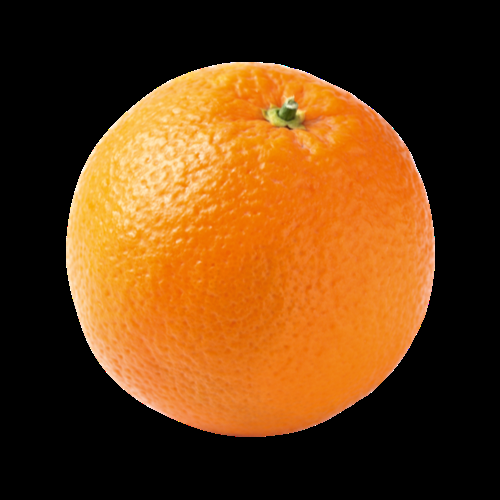
#> input picture orange.png, 500 x 500 px, found by its file name
$ jupyter execute ' Laboratory-Activity-2.ipynb'
#> lines starting #> are read from the running program, lines starting #| are printed output that depends on the picture
<a href="https://colab.research.google.com/github/PatrickAragon/CpE0332.1-1-Elective-3/blob/main/Laboratory%20Activity%202/%20Laboratory-Activity-2.ipynb" target="_parent"></a>

[cell 1]
from google.colab import drive
drive.mount('/content/drive')
import cv2
import numpy as np
import matplotlib.pyplot as plt

# Read an image
img = cv2.imread('/content/drive/MyDrive/Colab/orange.png')
#> img is the input picture: shape (500, 500, 3); mean B, G, R 19.7, 61.5, 104.8

[cell 2]
# Display the image
plt.figure(1)
plt.imshow(cv2.cvtColor(img, cv2.COLOR_BGR2RGB))
plt.title('Original Image')

# Get image dimensions (rows, columns, color channels)
rows, cols, channels = img.shape
#> rows = 500; cols = 500; channels = 3
print(f'Image size: {rows} x {cols} x {channels}')
#| Image size: 500 x 500 x 3

# Check color model (grayscale or RGB)
if channels == 1:
    print('Color Model: Grayscale')
else:
    print('Color Model: RGB')

# Access individual pixels (example: center pixel)
center_row = rows // 2
#> center_row = 250
center_col = cols // 2
#> center_col = 250
center_pixel = img[center_row, center_col]
#> center_pixel = [2, 112, 237]
print(f'Center pixel value: {center_pixel}')
#| Center pixel value: [  2 112 237]

# Basic arithmetic operations (add constant value to all pixels)
brightened_img = cv2.add(img, 50)
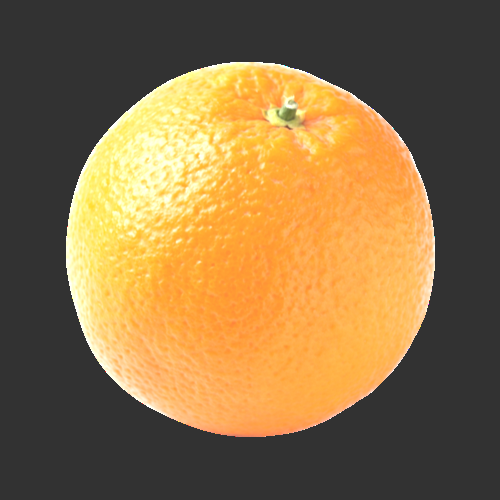
#> brightened_img: shape (500, 500, 3); mean B, G, R 69.7, 111.3, 139.5
plt.figure(2)
plt.imshow(cv2.cvtColor(brightened_img, cv2.COLOR_BGR2RGB))
plt.title('Image Brightened')

# Basic geometric operation (flipping image horizontally)
flipped_img = cv2.flip(img, 1)
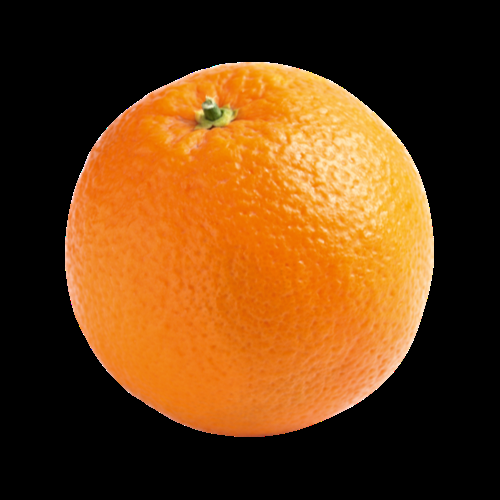
#> flipped_img: shape (500, 500, 3); mean B, G, R 19.7, 61.5, 104.8
plt.figure(3)
plt.imshow(cv2.cvtColor(flipped_img, cv2.COLOR_BGR2RGB))
plt.title('Image Flipped Horizontally')

plt.show()

[cell 3]
# Read an image
img = cv2.imread('/content/drive/MyDrive/Colab/orange.png')

# Convert the image to RGB for display with matplotlib
img_rgb = cv2.cvtColor(img, cv2.COLOR_BGR2RGB)

# Convert the image to red
img_red = img_rgb.copy()
img_red[:, :, 1] = 0  # Remove green channel
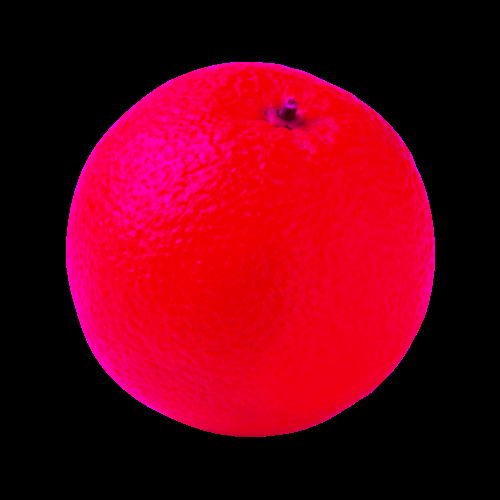
#> img_red: shape (500, 500, 3); mean R, G, B 104.8, 0, 19.7
img_red[:, :, 2] = 0  # Remove blue channel
plt.figure(1)
plt.imshow(img_red)
plt.title('Image in Red')

# Convert the image to blue
img_blue = img_rgb.copy()
img_blue[:, :, 0] = 0  # Remove red channel
img_blue[:, :, 1] = 0  # Remove green channel
plt.figure(2)
plt.imshow(img_blue)
plt.title('Image in Blue')

# Convert the image to green
img_green = img_rgb.copy()
img_green[:, :, 0] = 0  # Remove red channel
img_green[:, :, 2] = 0  # Remove blue channel
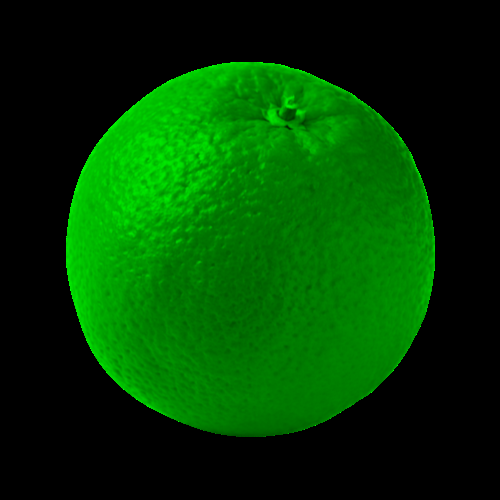
#> img_green: shape (500, 500, 3); mean R, G, B 0, 61.5, 0
plt.figure(3)
plt.imshow(img_green)
plt.title('Image in Green')

# Convert the image to grayscale
img_gray = cv2.cvtColor(img, cv2.COLOR_BGR2GRAY)
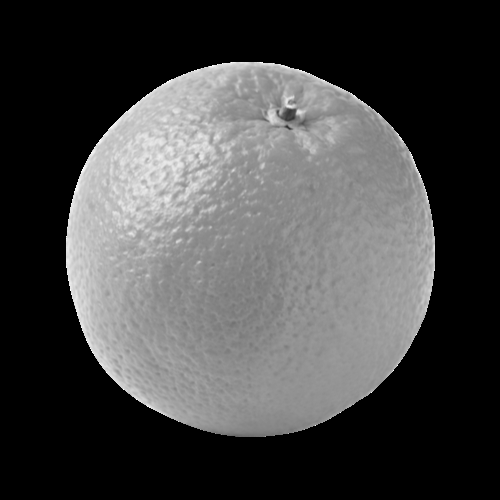
#> img_gray: shape (500, 500); min 0, max 255, mean 69.7
plt.figure(4)
plt.imshow(img_gray, cmap='gray')
plt.title('Image in Gray')

plt.show()

[cell 4]
# Read an image
img = cv2.imread('/content/drive/MyDrive/Colab/orange.png')

# Increase image size 5 times
img = cv2.resize(img, (img.shape[1] * 5, img.shape[0] * 5))
#> img: shape (2500, 2500, 3)

# Display the original image
plt.figure(1)
plt.imshow(cv2.cvtColor(img, cv2.COLOR_BGR2RGB))
plt.title('Original Image')

# Get image dimensions (rows, columns, color channels)
rows, cols, channels = img.shape
#> rows = 2500; cols = 2500
print(f'Image size: {rows} x {cols} x {channels}')
#| Image size: 2500 x 2500 x 3

# Check color model (grayscale or RGB)
if channels == 1:
    print('Color Model: Grayscale')
else:
    print('Color Model: RGB')

# Access individual pixels (example: center pixel)
center_row = rows // 2
#> center_row = 1250
center_col = cols // 2
#> center_col = 1250
center_pixel = img[center_row, center_col]
print(f'Center pixel value: {center_pixel}')
#| Center pixel value: [  2 112 237]

# Convert the image to red
img_red = img.copy()
img_red[:, :, 1] = 0  # Remove green channel
#> img_red: shape (2500, 2500, 3)
img_red[:, :, 2] = 0  # Remove blue channel
plt.figure(2)
plt.imshow(cv2.cvtColor(img_red, cv2.COLOR_BGR2RGB))
plt.title('Image in Red')

# Display the image size, color model, and center pixel value for the red image
print('Red Image:')
print(f'Image size: {rows} x {cols} x {channels}')
#| Image size: 2500 x 2500 x 3
print(f'Center pixel value: {img_red[center_row, center_col]}')
#| Center pixel value: [2 0 0]

# Convert the image to blue
img_blue = img.copy()
img_blue[:, :, 0] = 0  # Remove red channel
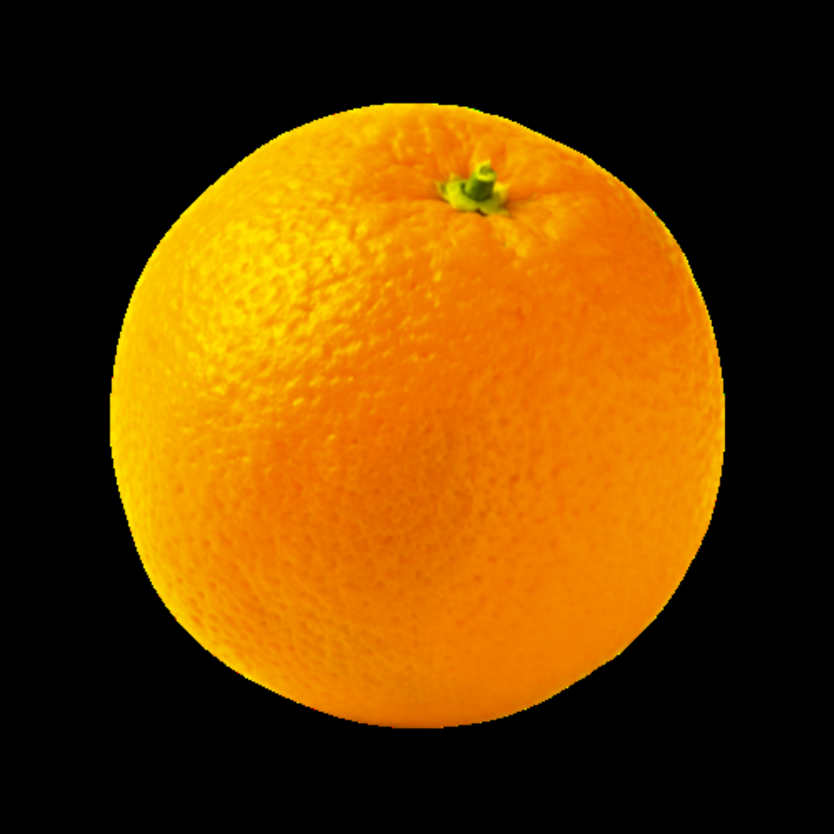
#> img_blue: shape (2500, 2500, 3) (shown at 1/3 size); mean B, G, R 0, 61.4, 104.7
img_blue[:, :, 1] = 0  # Remove green channel
plt.figure(3)
plt.imshow(cv2.cvtColor(img_blue, cv2.COLOR_BGR2RGB))
plt.title('Image in Blue')

# Display the image size, color model, and center pixel value for the blue image
print('Blue Image:')
print(f'Image size: {rows} x {cols} x {channels}')
#| Image size: 2500 x 2500 x 3
print(f'Center pixel value: {img_blue[center_row, center_col]}')
#| Center pixel value: [  0   0 237]

# Convert the image to green
img_green = img.copy()
img_green[:, :, 0] = 0  # Remove red channel
img_green[:, :, 2] = 0  # Remove blue channel
#> img_green: shape (2500, 2500, 3)
plt.figure(4)
plt.imshow(cv2.cvtColor(img_green, cv2.COLOR_BGR2RGB))
plt.title('Image in Green')

# Display the image size, color model, and center pixel value for the green image
print('Green Image:')
print(f'Image size: {rows} x {cols} x {channels}')
#| Image size: 2500 x 2500 x 3
print(f'Center pixel value: {img_green[center_row, center_col]}')
#| Center pixel value: [  0 112   0]

# Convert the image to grayscale
img_gray = cv2.cvtColor(img, cv2.COLOR_BGR2GRAY)
#> img_gray: shape (2500, 2500)
plt.figure(5)
plt.imshow(img_gray, cmap='gray')
plt.title('Image in Gray')

# Display the image size, color model, and center pixel value for the gray image
print('Gray Image:')
print(f'Image size: {img_gray.shape[0]} x {img_gray.shape[1]} x 1')
#| Image size: 2500 x 2500 x 1
print(f'Center pixel value: {img_gray[center_row, center_col]}')
#| Center pixel value: 137

plt.show()

[cell 5]
import cv2
import numpy as np
import matplotlib.pyplot as plt

# Read an image
img = cv2.imread('/content/drive/MyDrive/Colab/orange.png')

# Convert the image to RGB for display with matplotlib
img_rgb = cv2.cvtColor(img, cv2.COLOR_BGR2RGB)

# Convert the image to red
img_red = img_rgb.copy()
img_red[:, :, 1] = 0  # Remove green channel
img_red[:, :, 2] = 0  # Remove blue channel
img_red_rotated = np.rot90(img_red)  # Rotate the image 90 degrees
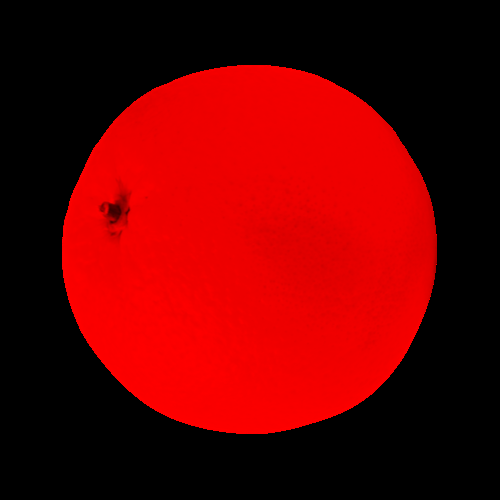
#> img_red_rotated: shape (500, 500, 3); mean R, G, B 104.8, 0, 0
plt.figure(1)
plt.imshow(img_red_rotated)
plt.title('Image in Red Rotated')

# Convert the image to blue
img_blue = img_rgb.copy()
img_blue[:, :, 0] = 0  # Remove red channel
img_blue[:, :, 1] = 0  # Remove green channel
img_blue_rotated = np.rot90(img_blue)  # Rotate the image 90 degrees
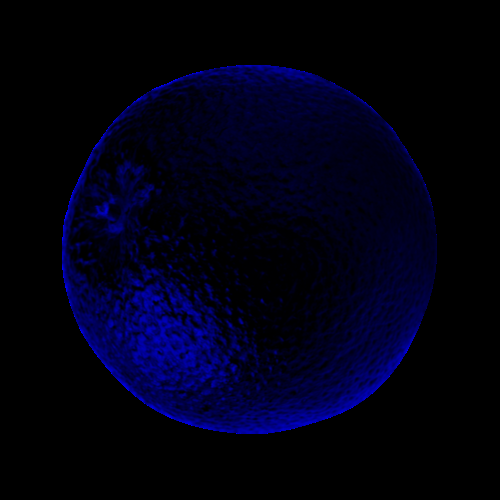
#> img_blue_rotated: shape (500, 500, 3); mean R, G, B 0, 0, 19.7
plt.figure(2)
plt.imshow(img_blue_rotated)
plt.title('Image in Blue Rotated')

# Convert the image to green
img_green = img_rgb.copy()
img_green[:, :, 0] = 0  # Remove red channel
img_green[:, :, 2] = 0  # Remove blue channel
img_green_rotated = np.rot90(img_green)  # Rotate the image 90 degrees
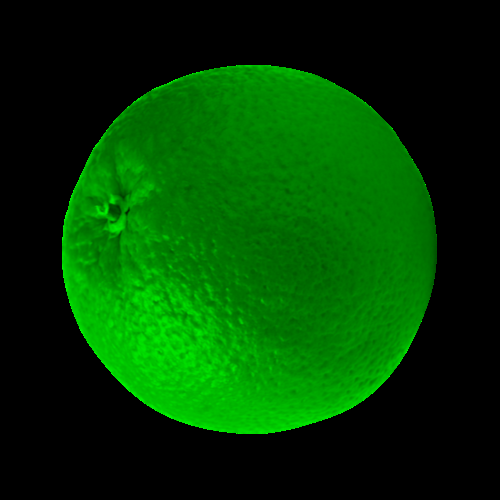
#> img_green_rotated: shape (500, 500, 3); mean R, G, B 0, 61.5, 0
plt.figure(3)
plt.imshow(img_green_rotated)
plt.title('Image in Green Rotated')

# Convert the image to grayscale
img_gray = cv2.cvtColor(img, cv2.COLOR_BGR2GRAY)
img_gray_rotated = np.rot90(img_gray)  # Rotate the image 90 degrees
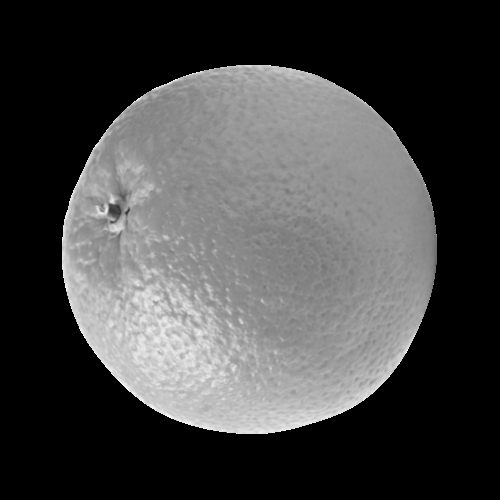
#> img_gray_rotated: shape (500, 500); min 0, max 255, mean 69.7
plt.figure(4)
plt.imshow(img_gray_rotated, cmap='gray')
plt.title('Image in Gray Rotated')

plt.show()

$ run again, with img_blue.png copied over orange.png
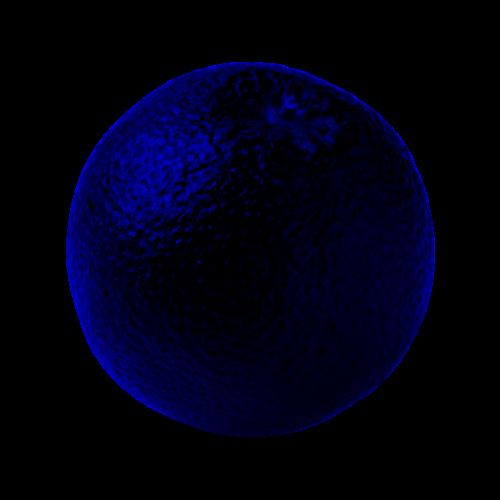
#> input picture img_blue.png, 500 x 500 px, found by its file name
#> img is the input picture: shape (500, 500, 3); mean B, G, R 19.7, 0, 0
#| Image size: 500 x 500 x 3
#> center_pixel = [2, 0, 0]
#| Center pixel value: [2 0 0]
#> `brightened_img = cv2.add(img, 50)`:
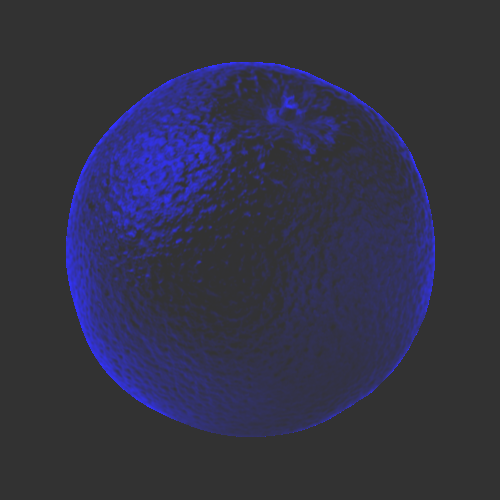
#> brightened_img: shape (500, 500, 3); mean B, G, R 69.7, 50, 50
#> img_red: shape (500, 500, 3); every value is 0
#> img: shape (2500, 2500, 3)
#| Image size: 2500 x 2500 x 3
#| Center pixel value: [2 0 0]
#| Image size: 2500 x 2500 x 3
#| Center pixel value: [2 0 0]
#> img_blue: shape (2500, 2500, 3); every value is 0
#| Image size: 2500 x 2500 x 3
#| Center pixel value: [0 0 0]
#| Image size: 2500 x 2500 x 3
#| Center pixel value: [0 0 0]
#| Image size: 2500 x 2500 x 1
#| Center pixel value: 0
#> `img_gray_rotated = np.rot90(img_gray)`:
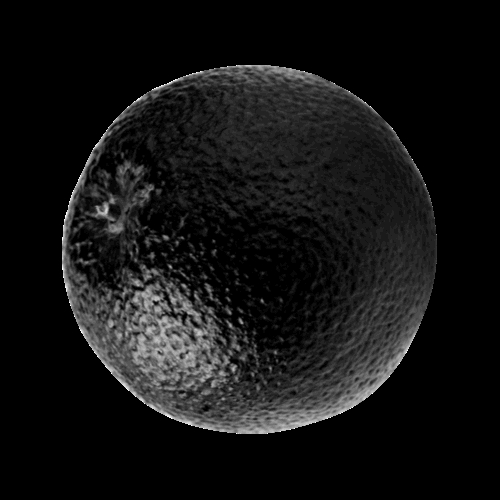
#> img_gray_rotated: shape (500, 500); min 0, max 29, mean 2.2; drawn with min black and max white
